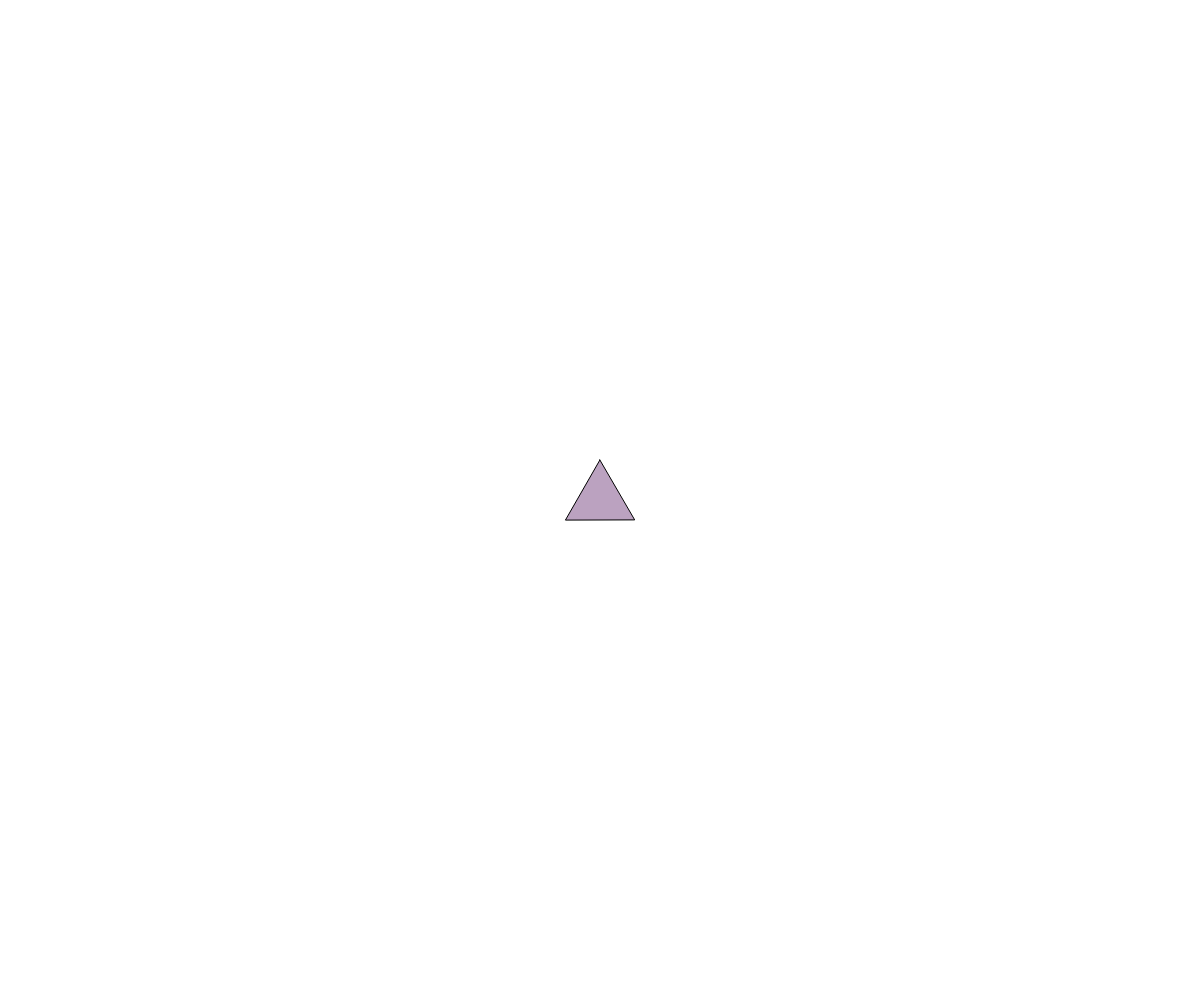
Frame 1 (no input)
Frame 60 (no input): identical to frame 1, image omitted
Frame 120 (the mouse pressed at the canvas centre since frame 60): identical to frame 1, image omitted

The p5.js sketch that drew this single still picture (run headless with seeded random() and noise() and a simulated clock; from frame 60 on, the mouse is pressed at the canvas centre):

// p5.js sketch
// ── sketch.js
class Triangle {
  constructor(x, y, size) {
    this.pos = createVector(x, y);
    this.vel = createVector(random(-0.5, 0.5), random(-0.5, 0.5));
    this.acc = createVector(0, 0);
    this.size = size || random(20, 40);
    this.angle = random(TWO_PI);
    this.angularVel = random(-0.02, 0.02);
    this.angularAcc = 0;
    this.mass = this.size * this.size;
    this.color = color(random(360), random(20, 40), random(60, 80), 0.7);
    this.settled = false;
  }

  calculateVertices() {
    return [
      createVector(
        this.pos.x + cos(this.angle) * this.size,
        this.pos.y + sin(this.angle) * this.size
      ),
      createVector(
        this.pos.x + cos(this.angle + TWO_PI/3) * this.size,
        this.pos.y + sin(this.angle + TWO_PI/3) * this.size
      ),
      createVector(
        this.pos.x + cos(this.angle + 2*TWO_PI/3) * this.size,
        this.pos.y + sin(this.angle + 2*TWO_PI/3) * this.size
      )
    ];
  }

  applyForce(force) {
    let f = p5.Vector.div(force, this.mass);
    this.acc.add(f);
  }

  attract(other) {
    let force = p5.Vector.sub(this.pos, other.pos);
    let distance = force.mag();
    distance = constrain(distance, 5, 25);
    let G = 0.03; // Even gentler gravity
    let strength = (G * this.mass * other.mass) / (distance * distance);
    force.setMag(strength);
    return force;
  }

  checkCollision(other) {
    // Quick distance check first
    let minDist = (this.size + other.size) * 0.9;
    if (p5.Vector.dist(this.pos, other.pos) > minDist) {
      return false;
    }

    let vertices1 = this.calculateVertices();
    let vertices2 = other.calculateVertices();
    
    // Check for intersection between any two line segments
    for (let i = 0; i < 3; i++) {
      for (let j = 0; j < 3; j++) {
        let a1 = vertices1[i];
        let a2 = vertices1[(i + 1) % 3];
        let b1 = vertices2[j];
        let b2 = vertices2[(j + 1) % 3];
        
        if (this.lineIntersection(a1, a2, b1, b2)) {
          return true;
        }
      }
    }
    return false;
  }

  lineIntersection(a1, a2, b1, b2) {
    let denominator = (b2.y - b1.y) * (a2.x - a1.x) - (b2.x - b1.x) * (a2.y - a1.y);
    if (denominator === 0) return false;
    
    let ua = ((b2.x - b1.x) * (a1.y - b1.y) - (b2.y - b1.y) * (a1.x - b1.x)) / denominator;
    let ub = ((a2.x - a1.x) * (a1.y - b1.y) - (a2.y - a1.y) * (a1.x - b1.x)) / denominator;
    
    return ua > 0 && ua < 1 && ub > 0 && ub < 1;
  }

  handleCollision(other) {
    // If either triangle is settled, the other should settle too
    if (other.settled || this.settled) {
      // Back up to position just before collision
      let away = p5.Vector.sub(this.pos, other.pos);
      away.normalize();
      away.mult(this.size + other.size);
      this.pos = p5.Vector.add(other.pos, away);
      
      // Stop all movement
      this.vel.mult(0);
      this.angularVel = 0;
      this.settled = true;
      other.settled = true;
      return;
    }

    // If neither is settled, move them apart and settle both
    let away = p5.Vector.sub(this.pos, other.pos);
    away.normalize();
    let separationDist = (this.size + other.size);
    away.mult(separationDist * 0.5);
    
    this.pos.add(away);
    other.pos.sub(away);
    
    // Stop all movement for both triangles
    this.vel.mult(0);
    other.vel.mult(0);
    this.angularVel = 0;
    other.angularVel = 0;
    this.settled = true;
    other.settled = true;
  }

  update() {
    if (this.settled) return;

    this.vel.add(this.acc);
    this.vel.mult(0.99);
    this.pos.add(this.vel);
    
    this.angularVel += this.angularAcc;
    this.angularVel *= 0.99;
    this.angle += this.angularVel;
    
    this.acc.mult(0);
    this.angularAcc = 0;
  }

  show() {
    push();
    colorMode(HSB, 360, 100, 100, 1);
    stroke(0);
    strokeWeight(1);
    fill(this.color);
    
    beginShape();
    let vertices = this.calculateVertices();
    for (let v of vertices) {
      vertex(v.x, v.y);
    }
    endShape(CLOSE);
    pop();
  }
}

let triangles = [];
let centerTriangle;

function setup() {
  createCanvas(windowWidth, windowHeight);
  colorMode(HSB, 360, 100, 100, 1);
  background(255);
  
  centerTriangle = new Triangle(width/2, height/2, 40);
  centerTriangle.settled = true;
  centerTriangle.angularVel = 0;
  triangles.push(centerTriangle);
}

function draw() {
  background(255);
  
  if (frameCount % 60 === 0 && triangles.length < 50) {
    let angle = random(TWO_PI);
    let radius = max(width, height);
    let x = width/2 + cos(angle) * radius;
    let y = height/2 + sin(angle) * radius;
    triangles.push(new Triangle(x, y));
  }
  
  for (let i = 0; i < triangles.length; i++) {
    let t1 = triangles[i];
    
    if (!t1.settled) {
      let force = centerTriangle.attract(t1);
      t1.applyForce(force);
      
      // Check collisions
      for (let j = 0; j < triangles.length; j++) {
        if (i !== j) {
          let t2 = triangles[j];
          if (t1.checkCollision(t2)) {
            t1.handleCollision(t2);
            break; // Exit collision check once we find a collision
          }
        }
      }
      
      if (!t1.settled) {
        t1.update();
      }
    }
  }
  
  for (let triangle of triangles) {
    triangle.show();
  }
}

function windowResized() {
  resizeCanvas(windowWidth, windowHeight);
}
